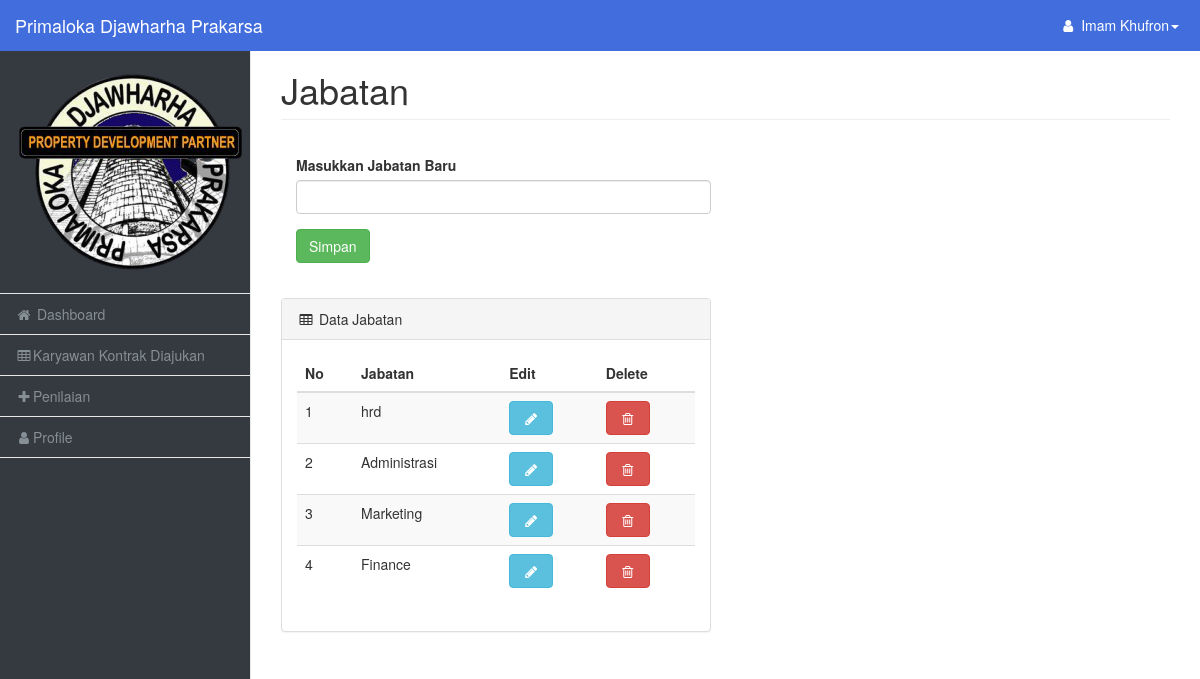
/pages/data_jabatan.php (signed in), run on the app's committed database.
### tables this page shows
CREATE TABLE `tb_jabatan` (
  `id_jabatan` int(11) NOT NULL,
  `nama_jabatan` varchar(20) NOT NULL
);

### pages/data_jabatan.php (the view, shortened to what this page needs)
<?php
  include '../database/connect.php' ;
    $result = mysqli_query($mysqli,"SELECT * FROM tb_jabatan ORDER BY id_jabatan DESC");
?>
<!DOCTYPE html>
<html lang="en">
    <head>
        <link href="../css/bootstrap.min.css" rel="stylesheet">
        <link href="../css/metisMenu.min.css" rel="stylesheet">
        <link href="../css/dataTables/dataTables.bootstrap.css" rel="stylesheet">
        <link href="../css/dataTables/dataTables.responsive.css" rel="stylesheet">
        <link href="../css/startmin.css" rel="stylesheet">
        <link href="../css/font-awesome.min.css" rel="stylesheet" type="text/css">
    </head>
    <body style="background-color: #343a40;">
        <div id="wrapper">
            <?php include '../view/navigation.php' ; ?>
            <div id="page-wrapper">
                <div class="container-fluid">
                    <div class="row">
                        <div class="col-lg-12">
                            <h1 class="page-header">Jabatan</h1>
                        </div>
                    </div>
                                <div class="panel-body">
                                    <div class="row">
                                        <div class="col-lg-6">
                                            <form role="form" action="../proses/cekjabatan.php" method="POST">
                                                <div class="form-group">
                                                    <label>Masukkan Jabatan Baru</label>
                                                    <input class="form-control" type="text" name="nama_jabatan">
                                                </div>
                                                <button type="submit" class="btn btn-success" name="submit">Simpan</button>
                                            </form>
                                        </div>
                                    </div>
                                </div>
                                <br>
                    <div class="row">
                        <div class="col-lg-6">
                            <div class="panel panel-default">
                                <div class="panel-heading">
                                <i class="fa fa-table fa-fw"></i>
                                    Data Jabatan
                                </div>
                                <div class="panel-body">
                                    <div class="table-responsive">
                                        <table class="table table-striped">
                                            <thead>
                                                <tr>
                                                    <th>No</th>
                                                    <th>Jabatan</th>
                                                    <th>Edit</th>
                                                    <th>Delete</th>
                                                </tr>
                                            </thead>
                                            <tbody>
                                            <?php
                                                $no = 1;
                                                while($fetch = mysqli_fetch_array($result)){?>
                                                    <tr class='even gradeA'>
                                                        <td><?=$no++; ?></td>
                                                        <td><?= $fetch['nama_jabatan']; ?></td>
                                                        <td><a class='btn btn-info' href='edit_jabatan.php?id=<?= $fetch['id_jabatan']; ?>'>
                                                            <i class='fa fa-fw' aria-hidden='true' title='Copy to use pencil'>&#xf040</i></a>
                                                        </td>
                                                        <td><a class='btn btn-danger' onClick="deleteData('<?= $fetch['id_jabatan']; ?>')" data-toggle='modal' data-target='#ModalDelete' >
                                                            <i class='fa fa-fw' aria-hidden='true' title='Copy to use trash-o'>&#xf014</i>
                                                    </tr>
                                            <?php } ?>
                                            </tbody>
                                        </table>
                                    </div>
                                </div>
                            </div>
                        </div>
                    </div>
                </div>
            </div>
        </div>
    </body>
</html>

### css/startmin.css (style rules this page uses)
body { background-color: #f8f8f8; }
#wrapper { width: 100%; }
#page-wrapper { padding-top: 30px; min-height: 568px; background-color: #fff; }
@media (min-width:768px) { #page-wrapper { position: inherit; margin-left: 250px; padding: 30px 15px 0 15px; border-left: 1px solid #e7e7e7; } }

### data on the page
tb_jabatan: nama_jabatan "hrd"
tb_jabatan: nama_jabatan "Administrasi"
tb_jabatan: nama_jabatan "Marketing"
tb_jabatan: nama_jabatan "Finance"

### other printed values
$_SESSION['nama'] "Imam Khufron"
